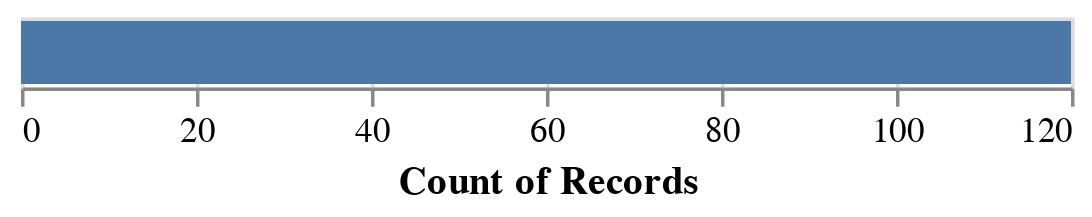
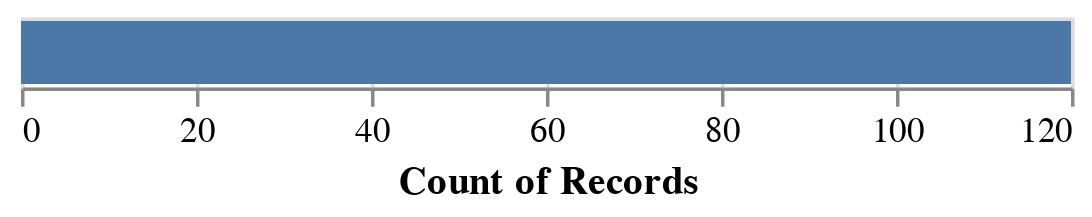
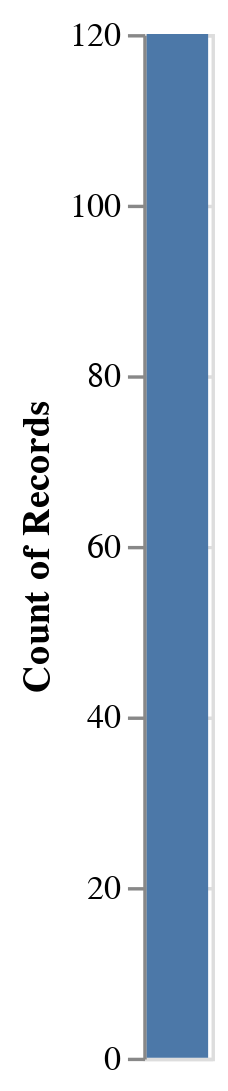
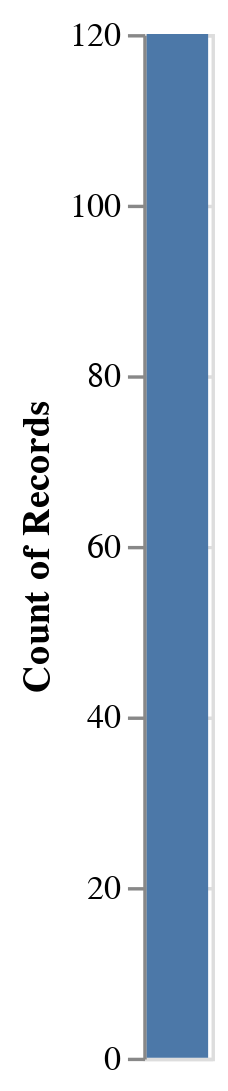

The notebook cell saved with these charts, in order:
### Markdown cell above
We are using `input_spec_base` as the starting point for our exploration, that is, we are only specifying the data schema, and that we want the recommendations to have at least one view and one mark.

### Code cell
input_spec = input_spec_base
initial_recommendations = recommend_charts(spec=input_spec, draco=d)
